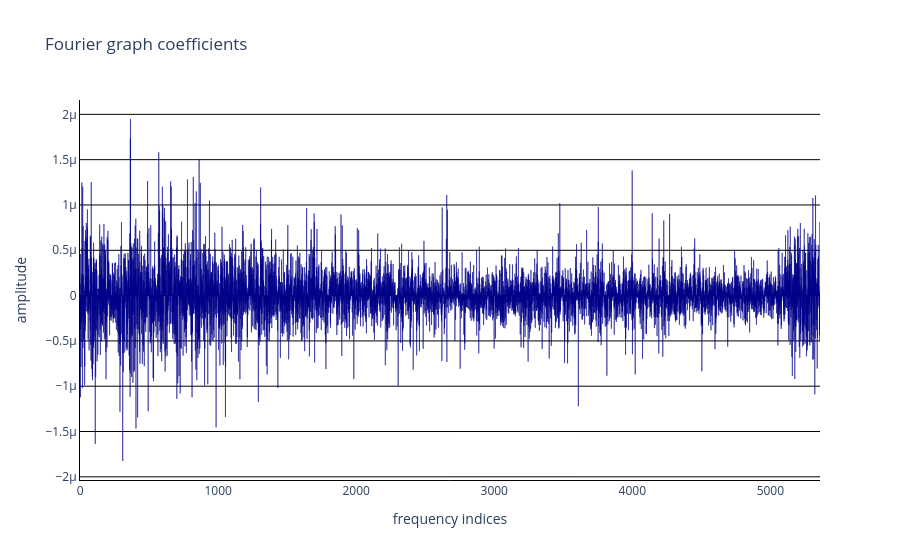

Notebook code cell kept with this figure:
### Code cell
mm.viz.plot_spectrum(data["cst"]@stc.data[:,idx_half])

### Figure 1 — Plotly figure (JSON) as saved in the notebook; plotly's stock layout.template omitted (floating-point values rounded to 4 significant figures; data arrays with more than 128 entries replaced by an {"elided": "..."} marker saying what was removed)
{"data": [{"marker": {"color": "darkblue", "line": {"color": "darkblue"}}, "type": "bar", "y": {"elided": "5360 float values"}}], "layout": {"plot_bgcolor": "white", "showlegend": false, "title": {"text": "Fourier graph coefficients"}, "xaxis": {"linecolor": "black", "title": {"text": "frequency indices"}}, "yaxis": {"gridcolor": "black", "linecolor": "black", "title": {"text": "amplitude"}}}}
